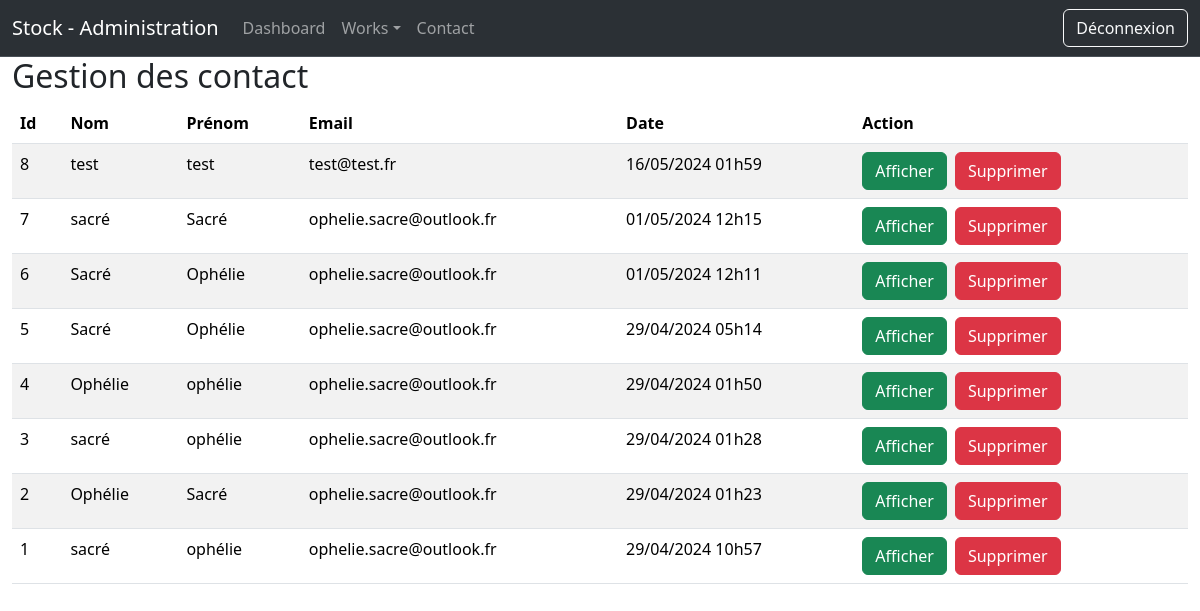
The page /admin/contact.php (signed in) on the database its author committed.
### tables this page shows
CREATE TABLE IF NOT EXISTS `contact` (
  `id` int NOT NULL AUTO_INCREMENT,
  `nom` varchar(255) NOT NULL,
  `prenom` varchar(255) NOT NULL,
  `email` varchar(255) NOT NULL,
  `message` text NOT NULL,
  `date` datetime NOT NULL,
  PRIMARY KEY (`id`)
);

### admin/contact.php (the view, shortened to what this page needs)
<?php
    require "../connexion.php";
?>
<!DOCTYPE html>
<html lang="en">
<head>
    <link href="https://cdn.jsdelivr.net/npm/bootstrap@5.3.2/dist/css/bootstrap.min.css" rel="stylesheet">
</head>
<body>
    <?php
        include("partials/header.php");
    ?>
    <div class="container-fluid">
     <h2>Gestion des contact</h2>
    <table class="table table-striped">
        <thead>
            <tr>
                <th>Id</th>
                <th>Nom</th>
                <th>Prénom</th>
                <th>Email</th>
                <th>Date</th>
                <th>Action</th>
            </tr>
        </thead>
        <tbody>
            <?php
                $contacts = $bdd->query("SELECT id, nom,prenom, email, DATE_FORMAT(date, '%d/%m/%Y %hh%i') AS mydate FROM contact ORDER BY date DESC");
                while($donContact = $contacts->fetch())
                {
                    echo "<tr>";
                        echo "<td>".$donContact['id']."</td>";
                        echo "<td>".$donContact['nom']."</td>";
                        echo "<td>".$donContact['prenom']."</td>";
                        echo "<td>".$donContact['email']."</td>";
                        echo "<td>".$donContact['mydate']."</td>";
                        echo "<td>";
                            echo "<a href='showContact.php?id=".$donContact['id']."' class='btn btn-success'>Afficher</a>";
                            echo "<a href='contact.php?delete=".$donContact['id']."' class='btn btn-danger ms-2'>Supprimer</a>";
                        echo "</td>";
                    echo "</tr>";
                }
            ?>
        </tbody>
    </table>
    </div>
</body>
</html>

### rows shown on the page
contact: id "8", nom "test", prenom "test", email "test@test.fr", mydate "16/05/2024 01h59"
contact: id "7", nom "sacré", prenom "Sacré", email "ophelie.sacre@outlook.fr", mydate "01/05/2024 12h15"
contact: id "6", nom "Sacré", prenom "Ophélie", email "ophelie.sacre@outlook.fr", mydate "01/05/2024 12h11"
contact: id "5", nom "Sacré", prenom "Ophélie", email "ophelie.sacre@outlook.fr", mydate "29/04/2024 05h14"
contact: id "4", nom "Ophélie", prenom "ophélie", email "ophelie.sacre@outlook.fr", mydate "29/04/2024 01h50"
contact: id "3", nom "sacré", prenom "ophélie", email "ophelie.sacre@outlook.fr", mydate "29/04/2024 01h28"
contact: id "2", nom "Ophélie", prenom "Sacré", email "ophelie.sacre@outlook.fr", mydate "29/04/2024 01h23"
contact: id "1", nom "sacré", prenom "ophélie", email "ophelie.sacre@outlook.fr", mydate "29/04/2024 10h57"
